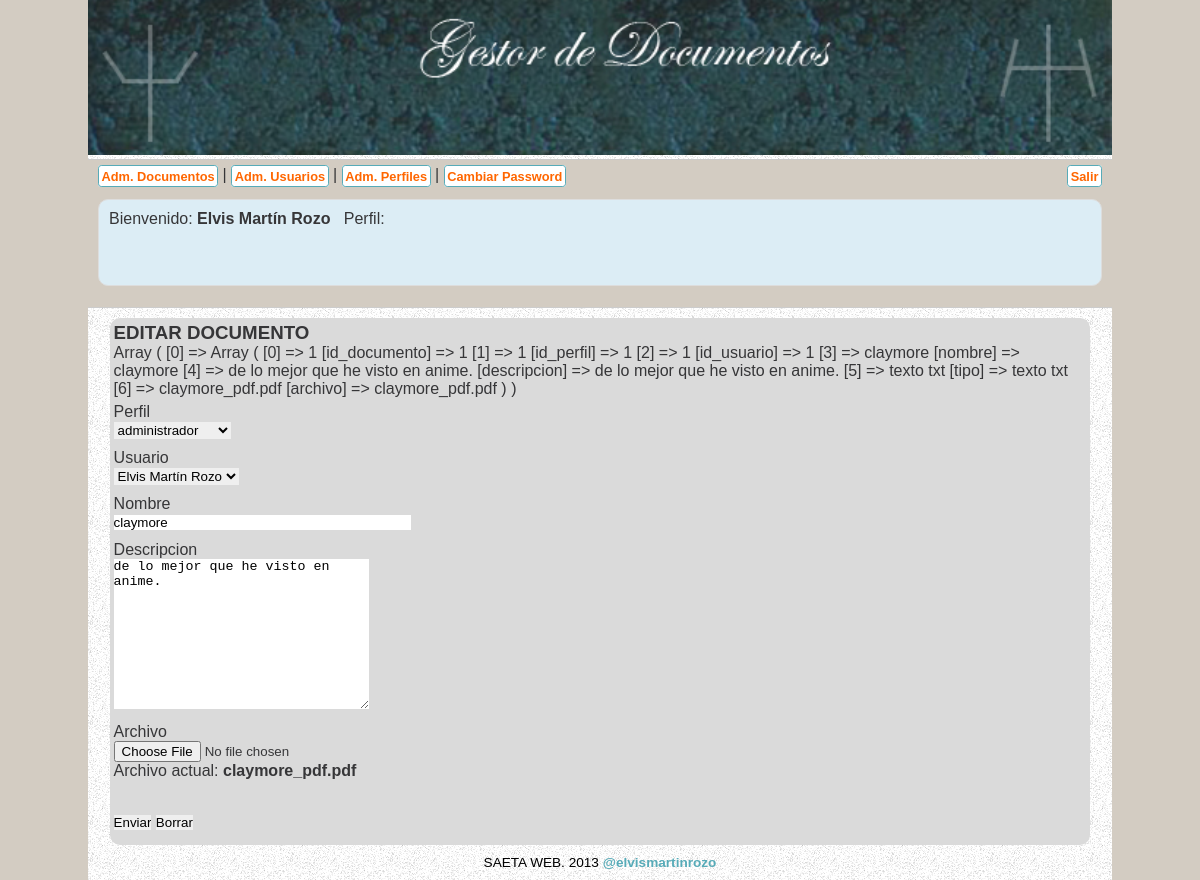
Screenshot of /?controlador=editar_documento&id_documento=1 (signed in) with the database file from the repository.
### tables this page shows
CREATE TABLE IF NOT EXISTS `documentos` (
  `id_documento` int(10) NOT NULL AUTO_INCREMENT,
  `id_perfil` int(10) NOT NULL,
  `id_usuario` int(10) NOT NULL,
  `nombre` varchar(250) NOT NULL,
  `descripcion` text NOT NULL,
  `tipo` varchar(200) NOT NULL,
  `archivo` varchar(250) NOT NULL,
  PRIMARY KEY (`id_documento`)
);

CREATE TABLE IF NOT EXISTS `perfiles` (
  `id_perfil` int(10) NOT NULL AUTO_INCREMENT,
  `nombre` varchar(200) NOT NULL,
  PRIMARY KEY (`id_perfil`)
);

CREATE TABLE IF NOT EXISTS `usuarios` (
  `id_usuario` int(10) unsigned NOT NULL AUTO_INCREMENT,
  `id_perfil` int(10) unsigned NOT NULL,
  `nombre` varchar(250) NOT NULL,
  `login` varchar(20) NOT NULL,
  `passwordjs` varchar(200) NOT NULL,
  `passwordjsphp` varchar(200) NOT NULL,
  `email` varchar(200) NOT NULL,
  PRIMARY KEY (`id_usuario`)
);

### lib/config.php (called while the page is built, shortened)
<?php
class Configuracion
{
	private $mi_host = "localhost";
	private $mi_dbname = "portafolio_mimastin";
	private $mi_user = "elvis";
	private $mi_password = "siouxsie";
	public function conectarPDO()
	{
		$this->conexionPDO = new PDO("mysql:host=".$this->mi_host."; dbname=".$this->mi_dbname."", $this->mi_user, $this->mi_password);
		return $this->conexionPDO;
	}
	public static function ruta()
	{
		return 'http://localhost/PORTAFOLIO_mimastin/';
	}
    public function guerreras_magicas($valor)
	{
		return $valor;
	}
}
?>

### model/documentosModel.php (called while the page is built, shortened)
<?php
class Documentos extends Configuracion
{
	private $conexionPDO;
	private $documentos;
	public function __construct()
	{
		$this->conexionPDO = parent::conectarPDO();
		$this->documentos = array();
	}
	private function set_names_UTF8()
    {
        return $this->conexionPDO->query("SET NAMES 'utf8'");
    }
	public function get_documento_por_id($id_documento)
	{
		if(isset($id_documento))
		{
			self::set_names_UTF8();
			$sqlconsulta = "select count(*) from documentos where id_documento = ?";
			$PDOsoporte = $this->conexionPDO->prepare($sqlconsulta);
			$eliddocumento = Configuracion::guerreras_magicas($id_documento);
        	$PDOsoporte->bindValue(1,$eliddocumento,PDO::PARAM_INT);
			$PDOsoporte->execute();
			if($PDOsoporte->fetchColumn() > 0)
			{
					$sqlconsulta3 = "select id_documento, id_perfil, id_usuario, nombre, descripcion, tipo, archivo from documentos where id_documento = ?";
					$PDOsoporte3 = $this->conexionPDO->prepare($sqlconsulta3);
					$PDOsoporte3->bindValue(1,$eliddocumento,PDO::PARAM_INT);
					$PDOsoporte3->execute();
					while($registro = $PDOsoporte3->fetch())
					{
						$this->documentos[] = $registro;
					}
					return $this->documentos;
					$this->conexionPDO=null;
			}
			else
			{
					$this->conexionPDO=null;
					header("Location: " . Configuracion::ruta() . "?controlador=error");
			}
		}
		else
		{
			header("Location: " . Configuracion::ruta() . "?controlador=error");
		}
	}
}
?>

### model/perfilesModel.php (called while the page is built, shortened)
<?php
class Perfiles extends Configuracion
{
	private $conexionPDO;
	private $perfiles;
	public function __construct()
	{
		$this->conexionPDO = parent::conectarPDO();
		$this->perfiles = array();
	}
	private function set_names_UTF8()
    {
        return $this->conexionPDO->query("SET NAMES 'utf8'");
    }
	public function get_perfiles()
	{
		self::set_names_UTF8();
		$sqlconsulta = "select id_perfil, nombre from perfiles";
		foreach($this->conexionPDO->query($sqlconsulta) as $registro)
		{
			$this->perfiles[] = $registro;
		}
		return $this->perfiles;
		$this->conexionPDO = null;
	}
}
?>

### model/usuariosModel.php (called while the page is built, shortened)
<?php
class Usuarios extends Configuracion
{
	private $conexionPDO;
	private $usuarios;
	public function __construct()
	{
		$this->conexionPDO = parent::conectarPDO();
		$this->usuarios = array();
	}
	private function set_names_UTF8()
    {
        return $this->conexionPDO->query("SET NAMES 'utf8'");
    }
	public function get_usuarios_por_id_perfil($id_perfil)
	{
		self::set_names_UTF8();
		$sqlconsultaM = "select id_usuario, nombre from usuarios where id_perfil = ?";
		$PDOsoporteM = $this->conexionPDO->prepare($sqlconsultaM);
		$elvalor = Configuracion::guerreras_magicas($id_perfil);
        $PDOsoporteM->bindValue(1,$elvalor,PDO::PARAM_INT);
		$PDOsoporteM->execute();
		while($registro = $PDOsoporteM->fetch())
		{
			$this->usuarios[] = $registro;
		}
		return $this->usuarios;
		$this->conexionPDO = null;
	}
}
?>

### view/editar_documento.php (the view, shortened to what this page needs)
<?php require_once("public/header.php"); ?>
<?php require_once("public/menu.php"); ?>
    <section id="contenido">
    	<section id="principal">
        <h1>EDITAR DOCUMENTO</h1>
			<?php print_r($el_documento); ?>
			<form action="<?php $_SERVER['PHP_SELF']?>" name="editadocumento" method="post" enctype="multipart/form-data">
                    <div class="campoform">
						Perfil
						<br/>
                        <select name="perfil_documento" required="required" value="<?php echo $el_documento[0]['id_usuario'];?>" onchange="hikaru_post(this.value,'div_usuario','<?php echo Configuracion::ruta()?>controller/ajax_dependientes_perfil_usuariosController.php');">
                          <?php
							for($i = 0; $i < sizeof($los_perfiles); $i++)
							{
							?>
            <option value="<?php echo $los_perfiles[$i]["id_perfil"];?>" title="<?php echo $los_perfiles[$i]["nombre"];?>"
                                	<?php
									if($los_perfiles[$i]["id_perfil"] ==  $el_documento[0]['id_perfil'])
									{
										echo "selected = 'selected'";
									}
									?>
            ><?php echo $los_perfiles[$i]["nombre"];?></option>
                          <?php
							}
							?>
                        </select>
                    </div>
            		<div class="campoform">
						Usuario
						<br/>
                        <div id="div_usuario">
            			<select name="usuario_documento" required="required">
                  			<?php
							for($i = 0; $i < sizeof($los_usuarios); $i++)
							{
							?>
               					<option value="<?php echo $los_usuarios[$i]["id_usuario"];?>" title="<?php echo $los_usuarios[$i]["nombre"];?>"
                                	<?php
									if($los_usuarios[$i]["id_usuario"] ==  $el_documento[0]['id_usuario'])
									{
										echo "selected = 'selected'";
									}
									?>
                                > <?php echo $los_usuarios[$i]["nombre"];?></option>
                			<?php
							}
				  			?>
						</select>
                        </div>
                    </div>
					<div class="campoform">
						Nombre
						<br/>
						<input type="text" name="nombre_documento" placeholder="nombre del documento" required="required" size="35" maxlenght="250" onblur="hikaru2(document.editadocumento.nombre_documento.value, '<?php echo $el_documento[0]['nombre'];?>' ,'error_nombre_documento','<?php echo Configuracion::ruta()?>controller/ajax_valida_editar_documentoController.php')" value="<?php echo $el_documento[0]['nombre'];?>" />
                    </div>
					<div class="campoform">
						Descripcion
						<br/>
						<textarea cols="30" name="descripcion_documento"  placeholder="descripcion del documento" required="required" rows="10" value="<?php echo $el_documento[0]['descripcion'];?>"><?php echo $el_documento[0]['descripcion'];?></textarea>
					</div>
                    <div class="campoform">
						Archivo
						<br/>
						<input type="file" name="archivo_documento">
                        <br/>
                        Archivo actual: <?php echo "<strong>" . $el_documento[0]['archivo'] . "</strong>";?>
					</div>
                    <br/>
					<div class="campoform">
                    	<input id="boton" type="button" value="Enviar" title="Enviar" onClick="valida_editar_documento()"/>
                        <input type="reset" value="Borrar" title="Borrar" onClick="limpiador_editadocumento()"/>
					</div>
				</form>
    	</section>
<?php require_once("public/footer.php"); ?>

### public/css/estilos.css (style rules this page uses)
* { border: 0; margin: 0; padding: 0; }
article, figcaption, figure, footer, header, hgroup, nav, section { display: block; }
body { background-color:#d3ccc2; color:#363638; font-family: "Chalet", Helvetica, Verdana; font-size: 1em; }
header, section#contenido, footer { background: url(../images/fondo-interno.jpg); margin: 0 auto; max-width: 1024px; text-align:center; }
section#contenido { padding-top:10px; }
section#principal, aside { background: #dadada; border-radius: 10px; display: inline-block; margin: 0 auto; max-width: 100%; padding: 0.25em; vertical-align: top; width: 95%; text-align:left; }
.campoform { margin:5px 0 10px 0; }

### rows the page displays
documentos: perfil_documento "administrador", usuario_documento "Elvis Martín Rozo", nombre_documento "claymore", descripcion_documento "de lo mejor que he visto en anime.", archivo "claymore_pdf.pdf"

### other values shown
$_SESSION['nombre'] "Elvis Martín Rozo"
